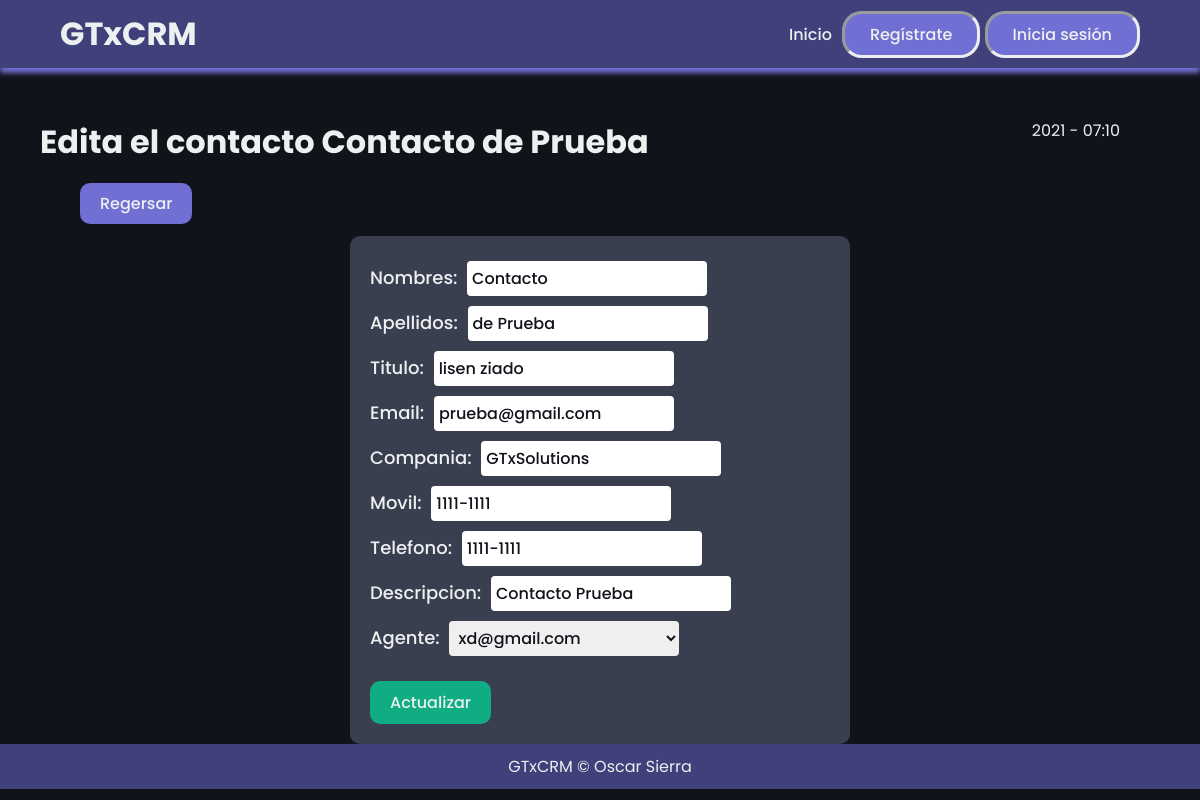
Screenshot of /contactos/3/editarcontacto with the database file from the repository.
### mainapp/models.py (models this page shows, shortened)
class Lead(models.Model):
    nombres = models.CharField(max_length=45)
    apellidos = models.CharField(max_length=45)
    titulo = models.CharField(max_length=45)
    email = models.CharField(max_length=45)
    compania = models.CharField(max_length=45)
    movil = models.CharField(max_length=20)
    telefono = models.CharField(max_length=45)
    descripcion = models.CharField(max_length=200)
    agente = models.ForeignKey("Agent", on_delete=models.CASCADE)

class User(AbstractUser):
    pass

### mainapp/views.py (the view, shortened to what this page needs)
# urls.py: path('contactos/<int:pk>/editarcontacto', leadUpdatelView.as_view(), name="lead_update"),
class leadUpdatelView(UpdateView):
    template_name="leads/lead_update.html"
    queryset = Lead.objects.all()
    form_class = LeadModelForm
    context_object_name = "contacto"

### mainapp/forms.py
class LeadModelForm(forms.ModelForm):
    class Meta:
        model = Lead
        fields = (
            'nombres',
            'apellidos',
            'titulo',
            'email',
            'compania',
            'movil',
            'telefono',
            'descripcion',
            'agente'
        )

### mainapp/models.py (called while the page is built)
    def __str__(self):
        return self.user.email

### mainapp/templates/leads/lead_update.html (shortened to what this page needs)
{% extends 'layouts/layouts.html'%}
{% block content %}
<div class="start">
    <div class="initial">
        <h1>Edita el contacto {{ contacto.nombres }} {{ contacto.apellidos }}</h1>
            <div id="time">
                {% now "Y - h:m"%}
            </div>
        </div>
    </div>
<br/>
<div class="divbtn" style="margin-left: 40px;">
    <a class="backbtn" href="{% url 'lead_list' %}"><button>Regersar</button></a>
</div>
<div class="content">
    <div class="box">
        <form method="post">
            {{ form.as_p }}
            <button class="submitbtn" type="submit">Actualizar</button>
        </form>
    </div>
</div>
{% endblock %}

### mainapp/static/css/styles.css (style rules this page uses)
* { margin: 0; padding: 0; font-family: "Poppins", sans-serif; color: #edf0f1; text-decoration: none; }
body { box-sizing: border-box; background-color: #11131b; }
li, a, button { font-weight: 500; font-size: 16px; text-decoration: none; border: none; background-color: transparent; }
input, select, option { font-weight: 500; font-size: 16px; text-decoration: none; border: none; width: 50%; color: #11131b; margin: 5px; border-radius: 4px; padding: 5px; }
.start { width: 90%; margin-top: 50px; margin-left: 40px; margin-right: 40px; }
.content { align-items: center; width: 45%; margin: auto; }
.box { border-radius: 10px; background-color: #3a3f50; margin-left: 20px; margin-right: 20px; padding: 20px; margin-top: 20px; }
.box p { font-weight: 500; font-size: 18px; }
.initial { display: flex; justify-content: space-between; }
.backbtn { margin-left: 40px; margin-top: 40px; margin-bottom: 40px; padding: 9px 20px; background-color: #706fd3; border-radius: 10px; cursor: pointer; transition: all 0.3s ease 0s; }
.submitbtn { margin-top: 20px; padding: 9px 20px; background-color: #10ac84; border-radius: 10px; cursor: pointer; transition: all 0.3s ease 0s; }

### rows the page displays
Lead: nombres "Contacto", apellidos "de Prueba", titulo "lisen ziado", email "prueba@gmail.com", compania "GTxSolutions", movil "1111-1111", telefono "1111-1111", descripcion "Contacto Prueba", agente "xd@gmail.com"
